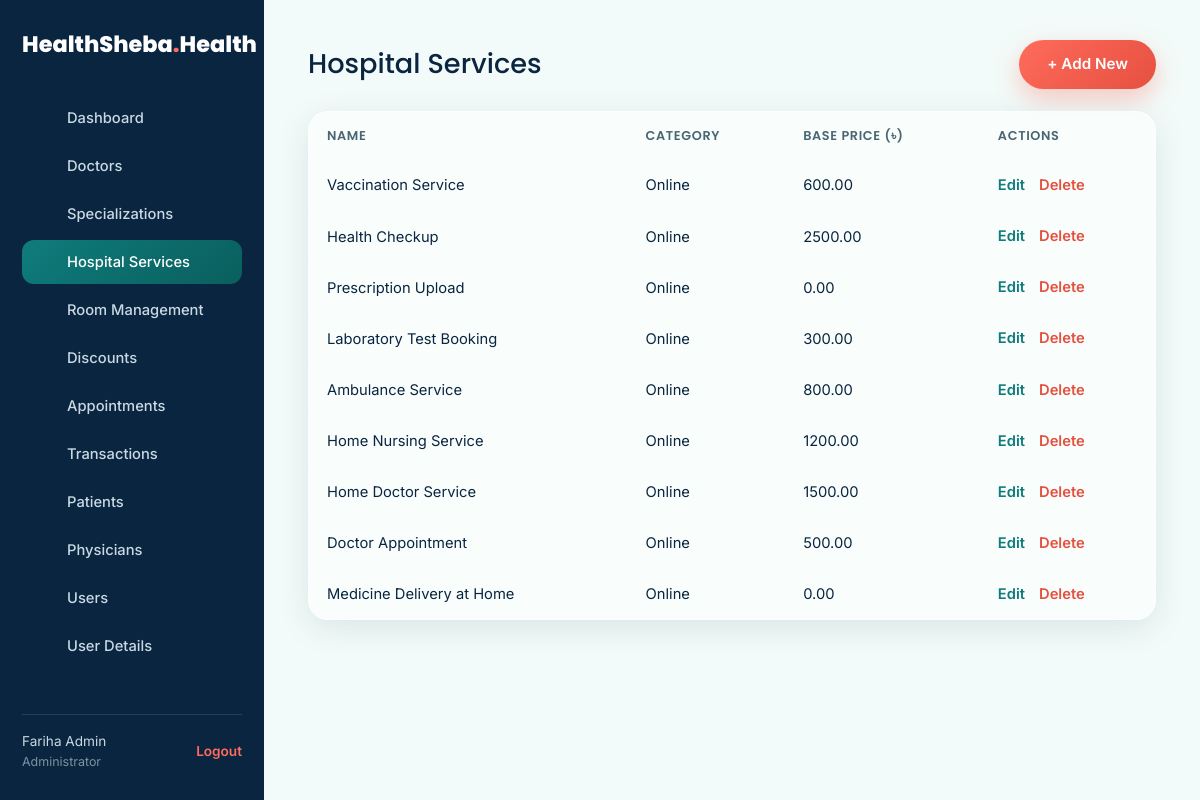
Screenshot of /services.php (signed in) with the database file from the repository.
### tables this page shows
CREATE TABLE IF NOT EXISTS users (
    id INT AUTO_INCREMENT PRIMARY KEY,
    full_name VARCHAR(150) NOT NULL,
    email VARCHAR(150) NOT NULL UNIQUE,
    phone VARCHAR(30) DEFAULT NULL,
    password_hash VARCHAR(255) NOT NULL,
    role ENUM('admin','patient','physician','vendor') NOT NULL DEFAULT 'patient',
    created_at TIMESTAMP DEFAULT CURRENT_TIMESTAMP
);

CREATE TABLE IF NOT EXISTS hospital_services (
    id INT AUTO_INCREMENT PRIMARY KEY,
    name VARCHAR(150) NOT NULL,
    category ENUM('online','in_hospital') NOT NULL,
    description VARCHAR(255) DEFAULT NULL,
    icon VARCHAR(50) DEFAULT 'heart-pulse',
    base_price DECIMAL(10,2) DEFAULT 0.00
);

### services.php (called while the page is built, shortened)
<?php
require_once __DIR__ . '/../includes/functions.php';
$config = [
    'table' => 'hospital_services',
    'title' => 'Hospital Services',
    'fields' => [
        'name'        => ['label' => 'Name', 'type' => 'text', 'required' => true],
        'category'    => ['label' => 'Category', 'type' => 'select', 'enum' => ['online' => 'Online', 'in_hospital' => 'In-Hospital']],
        'description' => ['label' => 'Description', 'type' => 'textarea'],
        'icon'        => ['label' => 'Icon key', 'type' => 'text', 'default' => 'heart-pulse'],
        'base_price'  => ['label' => 'Base Price (৳)', 'type' => 'number', 'step' => '0.01'],
    ],
    'list_columns' => ['name', 'category', 'base_price'],
];
require_once __DIR__ . '/../includes/admin_layout_header.php';
require_once __DIR__ . '/../includes/crud_engine.php';
render_crud($pdo, $config);
require_once __DIR__ . '/../includes/admin_layout_footer.php';

### functions.php (called while the page is built, shortened)
<?php
function e(?string $value): string {
    return htmlspecialchars($value ?? '', ENT_QUOTES, 'UTF-8');
}
function is_logged_in(): bool {
    return !empty($_SESSION['user_id']);
}
function current_user(): ?array {
    static $cache = null;
    if ($cache !== null) return $cache;
    $pdo = getPDO();
    $stmt = $pdo->prepare("SELECT id, full_name, email, role FROM users WHERE id = ?");
    $stmt->execute([$_SESSION['user_id']]);
    $cache = $stmt->fetch() ?: null;
    return $cache;
}

### admin_functions.php (called while the page is built, shortened)
<?php
function require_admin(): void {
    $user = current_user();
}

### crud_engine.php (called while the page is built, shortened)
<?php
function render_crud(PDO $pdo, array $config): void {
    $table       = $config['table'];
    $pk          = $config['primary_key'] ?? 'id';
    $fields      = $config['fields'];
    $allowAdd    = $config['allow_add'] ?? true;
    $allowDelete = $config['allow_delete'] ?? true;
    $listColumns = $config['list_columns'] ?? array_keys($fields);
    $title       = $config['title'];
    $action = $_GET['action'] ?? 'list';
    $sql = "SELECT * FROM `$table`";
    $params = [];
    $sql .= " ORDER BY `$pk` DESC LIMIT 200";
    $stmt = $pdo->prepare($sql);
    $stmt->execute($params);
    $rows = $stmt->fetchAll();
    include __DIR__ . '/crud_view.php';
}

### crud_view.php (the view, shortened to what this page needs)
<?php
$showForm = $action === 'add' || $action === 'edit';
$selfFile = basename($_SERVER['PHP_SELF']);
$pwField = null;
?>
<div class="admin-content">
  <div class="admin-content-head">
    <h1><?= e($title) ?></h1>
    <?php if ($allowAdd && !$showForm): ?>
      <a href="?action=add" class="btn btn-primary">+ Add New</a>
    <?php elseif ($showForm): ?>
      <a href="<?= e($selfFile) ?>" class="btn btn-ghost">&larr; Back to list</a>
    <?php endif; ?>
  </div>
  <?php if ($showForm): ?>
    <div class="glass-card" style="padding:30px 34px;max-width:640px;">
      <form method="post">
        <input type="hidden" name="csrf_token" value="<?= e(csrf_token()) ?>">
        <input type="hidden" name="do" value="<?= $action === 'edit' ? 'update' : 'create' ?>">
        <?php if ($action === 'edit'): ?><input type="hidden" name="id" value="<?= (int) $editRow[$pk] ?>"><?php endif; ?>
        <?php foreach ($fields as $key => $f):
            $type = $f['type'] ?? 'text';
            if ($type === 'password') continue;
            $val = $editRow[$key] ?? ($f['default'] ?? '');
        ?>
          <div class="field">
            <label><?= e($f['label']) ?></label>
            <?php if ($type === 'select' && isset($f['options'])): ?>
              <select name="<?= e($key) ?>" <?= ($f['required'] ?? false) ? 'required' : '' ?>>
                <option value="">Select&hellip;</option>
                <?php foreach ($f['options'] as $opt): ?>
                  <option value="<?= (int) $opt['id'] ?>" <?= (string) $val === (string) $opt['id'] ? 'selected' : '' ?>><?= e($opt['name']) ?></option>
                <?php endforeach; ?>
              </select>
            <?php elseif ($type === 'select' && isset($f['enum'])): ?>
              <select name="<?= e($key) ?>">
                <?php foreach ($f['enum'] as $ev => $el): ?>
                  <option value="<?= e((string) $ev) ?>" <?= (string) $val === (string) $ev ? 'selected' : '' ?>><?= e($el) ?></option>
                <?php endforeach; ?>
              </select>
            <?php elseif ($type === 'checkbox'): ?>
              <input type="checkbox" name="<?= e($key) ?>" value="1" <?= $val ? 'checked' : '' ?>>
            <?php elseif ($type === 'textarea'): ?>
              <textarea name="<?= e($key) ?>" rows="3" maxlength="500"><?= e((string) $val) ?></textarea>
            <?php elseif ($type === 'date'): ?>
              <input type="date" name="<?= e($key) ?>" value="<?= e((string) $val) ?>" <?= ($f['required'] ?? false) ? 'required' : '' ?>>
            <?php elseif ($type === 'time'): ?>
              <input type="time" name="<?= e($key) ?>" value="<?= e((string) $val) ?>" <?= ($f['required'] ?? false) ? 'required' : '' ?>>
            <?php elseif ($type === 'number'): ?>
              <input type="number" step="<?= e($f['step'] ?? '1') ?>" name="<?= e($key) ?>" value="<?= e((string) $val) ?>" <?= ($f['required'] ?? false) ? 'required' : '' ?>>
            <?php else: ?>
              <input type="text" name="<?= e($key) ?>" value="<?= e((string) $val) ?>" <?= ($f['required'] ?? false) ? 'required' : '' ?>>
            <?php endif; ?>
          </div>
        <?php endforeach; ?>
        <?php if ($pwField): [$pwKey, $pwF] = $pwField; ?>
          <div class="field">
            <label><?= e($pwF['label']) ?><?= $action === 'edit' ? ' (leave blank to keep current password)' : '' ?></label>
            <input type="password" name="<?= e($pwKey) ?>" minlength="8" <?= $action === 'add' ? 'required' : '' ?>>
          </div>
        <?php endif; ?>
        <button type="submit" class="btn btn-primary btn-block">Save</button>
      </form>
    </div>
  <?php else: ?>
    <div class="glass-card" style="padding:0;overflow:auto;">
      <table class="admin-table">
        <thead>
          <tr>
            <?php foreach ($listColumns as $col): ?>
              <th><?= e($fields[$col]['label'] ?? ucfirst(str_replace('_', ' ', $col))) ?></th>
            <?php endforeach; ?>
            <th>Actions</th>
          </tr>
        </thead>
        <tbody>
          <?php foreach ($rows as $row): ?>
            <tr>
              <?php foreach ($listColumns as $col):
                  $f = $fields[$col] ?? null;
                  $v = $row[$col] ?? '';
                  if ($f && ($f['type'] ?? '') === 'select' && isset($f['options'])) {
                      $match = array_filter($f['options'], fn($o) => (string) $o['id'] === (string) $v);
                      $v = $match ? reset($match)['name'] : $v;
                  } elseif ($f && ($f['type'] ?? '') === 'select' && isset($f['enum'])) {
                      $v = $f['enum'][$v] ?? $v;
                  } elseif ($f && ($f['type'] ?? '') === 'checkbox') {
                      $v = $v ? 'Yes' : 'No';
                  }
              ?>
                <td><?= e((string) $v) ?></td>
              <?php endforeach; ?>
              <td class="admin-actions">
                <a href="?action=edit&id=<?= (int) $row[$pk] ?>">Edit</a>
                <?php if ($allowDelete): ?>
                  <form method="post" onsubmit="return confirm('Delete this record? This cannot be undone.');" style="display:inline;">
                    <button type="submit" class="link-btn">Delete</button>
                  </form>
                <?php endif; ?>
              </td>
            </tr>
          <?php endforeach; ?>
        </tbody>
      </table>
    </div>
  <?php endif; ?>
</div>

### admin_layout_header.php (shortened to what this page needs)
<?php
require_once __DIR__ . '/functions.php';
require_once __DIR__ . '/icons.php';
require_once __DIR__ . '/admin_functions.php';
require_admin();
$user = current_user();
$currentFile = basename($_SERVER['PHP_SELF']);
$navItems = [
    ['index.php', 'admin', 'Dashboard'],
    ['doctors.php', 'doctor', 'Doctors'],
    ['specializations.php', 'specialization', 'Specializations'],
    ['services.php', 'services', 'Hospital Services'],
    ['rooms.php', 'room', 'Room Management'],
    ['discounts.php', 'discount', 'Discounts'],
    ['appointments.php', 'appointment', 'Appointments'],
    ['transactions.php', 'transaction', 'Transactions'],
    ['patients.php', 'patients', 'Patients'],
    ['physicians.php', 'physicians', 'Physicians'],
    ['users.php', 'users', 'Users'],
    ['user_details.php', 'userdetails', 'User Details'],
];
?>
<!DOCTYPE html>
<html lang="en">
<head>
<link rel="stylesheet" href="https://cdn.jsdelivr.net/npm/bootstrap@5.3.3/dist/css/bootstrap.min.css">
<link rel="stylesheet" href="../assets/css/style.css">
</head>
<body class="admin-body">
<div class="admin-shell">
  <aside class="admin-sidebar">
    <a href="../index.php" class="brand" style="color:#fff;margin-bottom:34px;display:block;">HealthSheba<span class="dot">.</span>Health</a>
    <nav class="admin-nav">
      <?php foreach ($navItems as [$file, $ic, $label]): ?>
        <a href="<?= e($file) ?>" class="admin-nav-link<?= $currentFile === $file ? ' active' : '' ?>">
          <?= icon($ic) ?><span><?= e($label) ?></span>
        </a>
      <?php endforeach; ?>
    </nav>
    <div class="admin-sidebar-foot">
      <div><?= e($user['full_name']) ?><br><span style="opacity:.6;font-size:.78rem;">Administrator</span></div>
      <a href="../logout.php">Logout</a>
    </div>
  </aside>
  <main class="admin-main">

### style.css (style rules this page uses)
:root { --teal: #0E7C7B; --teal-dark: #0A5F5E; --navy: #0A2540; --mint: #F2FBF9; --coral: #FF6B5C; --coral-dark: #E5503F; --gold: #E8B94E; --glass-bg: rgba(255,255,255,0.55); --glass-border: rgba(255,255,255,0.35); --text-main: #0A2540; --text-soft: #4A6572; --bg-body: var(--mint); --card-bg: rgba(255,255,255,0.6); --shadow: 0 8px 32px rgba(10,37,64,0.10); --radius: 20px; --transition: 0.35s cubic-bezier(.25,.8,.25,1); }
* { box-sizing: border-box; }
html { scroll-behavior: smooth; }
body { margin: 0; font-family: 'Inter', sans-serif; color: var(--text-main); background: var(--bg-body); transition: background var(--transition), color var(--transition); overflow-x: hidden; }
h1,h2,h3,h4,.brand { font-family: 'Poppins', sans-serif; }
a { text-decoration:none; color: inherit; }
.brand { font-weight:800; font-size:1.4rem; display:flex; align-items:center; gap:8px; color: var(--text-main); }
.brand .dot { color: var(--coral); }
.btn { display:inline-flex; align-items:center; gap:8px; padding: 13px 28px; border-radius: 50px; font-weight:600; font-size:.95rem; cursor:pointer; border:none; transition: all var(--transition); }
.btn-primary { background: linear-gradient(135deg, var(--coral), var(--coral-dark)); color:#fff; box-shadow: 0 10px 24px rgba(255,107,92,0.35); }
.glass-card { background: var(--card-bg); border:1px solid var(--glass-border); border-radius: var(--radius); backdrop-filter: blur(14px) saturate(150%); box-shadow: var(--shadow); transition: transform var(--transition), box-shadow var(--transition); will-change: transform; }
.admin-body { background: var(--bg-body); }
.admin-shell { display:flex; min-height:100vh; }
.admin-sidebar { width: 264px; flex-shrink:0; background: var(--navy); color:#C9D9E2; padding: 28px 22px; display:flex; flex-direction:column; position:sticky; top:0; height:100vh; }
.admin-nav { display:flex; flex-direction:column; gap:4px; flex:1; overflow-y:auto; }
.admin-nav-link { display:flex; align-items:center; gap:12px; padding:11px 14px; border-radius:12px; color:#C9D9E2; font-size:.92rem; font-weight:500; transition: background var(--transition), color var(--transition); }
.admin-nav-link.active { background: linear-gradient(135deg, var(--teal), var(--teal-dark)); color:#fff; }
.admin-sidebar-foot { border-top: 1px solid rgba(255,255,255,0.12); padding-top:16px; margin-top:16px; display:flex; align-items:center; justify-content:space-between; font-size:.85rem; gap:10px; }
.admin-sidebar-foot a { color: var(--coral); font-weight:600; }
.admin-main { flex:1; padding: 40px 44px; min-width:0; }
.admin-content h1 { font-family:'Poppins'; font-size:1.7rem; margin:0 0 6px; }
.admin-content-head { display:flex; align-items:center; justify-content:space-between; margin-bottom:22px; gap:16px; flex-wrap:wrap; }
.admin-content-head h1 { margin:0; }
.admin-table { width:100%; border-collapse:collapse; font-size:.92rem; min-width:600px; }
.admin-table th, .admin-table td { padding:14px 18px; text-align:left; border-bottom:1px solid var(--glass-border); }
.admin-table th { font-family:'Poppins'; font-weight:600; color: var(--text-soft); font-size:.8rem; text-transform:uppercase; letter-spacing:.05em; }
.admin-table tr:last-child td { border-bottom:none; }
.admin-actions { display:flex; gap:14px; white-space:nowrap; }
.admin-actions a { color: var(--teal); font-weight:600; }
.link-btn { background:none; border:none; padding:0; color: var(--coral-dark); font-weight:600; cursor:pointer; font-family:'Inter'; font-size:.92rem; }

### rows the page displays
users: full_name "Fariha Admin"
hospital_services: name "Vaccination Service", v "Online", base_price "600.00"
hospital_services: name "Health Checkup", v "Online", base_price "2500.00"
hospital_services: name "Prescription Upload", v "Online", base_price "0.00"
hospital_services: name "Laboratory Test Booking", v "Online", base_price "300.00"
hospital_services: name "Ambulance Service", v "Online", base_price "800.00"
hospital_services: name "Home Nursing Service", v "Online", base_price "1200.00"
hospital_services: name "Home Doctor Service", v "Online", base_price "1500.00"
hospital_services: name "Doctor Appointment", v "Online", base_price "500.00"
hospital_services: name "Medicine Delivery at Home", v "Online", base_price "0.00"

### other values shown
$label "Dashboard"
$label "Doctors"
$label "Specializations"
$label "Hospital Services"
$label "Room Management"
$label "Discounts"
$label "Appointments"
$label "Transactions"
$label "Patients"
$label "Physicians"
$label "Users"
$label "User Details"
$title "Hospital Services"
$fields[$col]['label'] "NAME"
$fields[$col]['label'] "CATEGORY"
